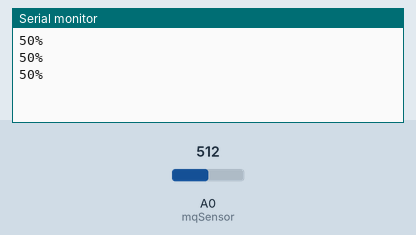
Simulated run of this sketch. Board: Arduino Uno, built with avr-gcc and run on an emulated ATmega328P. Shown: the last lines printed to the serial monitor. Inputs (shaded band) come from the test bench; at power-on: A0 (mqSensor) = 512.

Above: at 1.3 s.
1.4 s: A0 (mqSensor) set to 716
At 1.9 s:
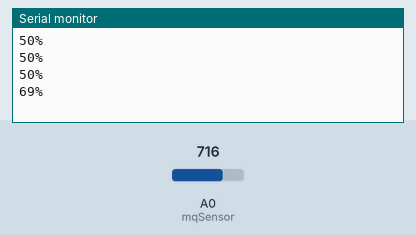
2.9 s: A0 (mqSensor) set to 900
At 3.4 s:
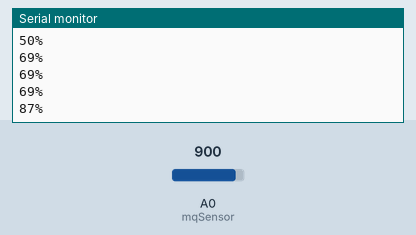
Timing chart, 0 to 5.9 s (numbered marks = the images above; inputs shaded):
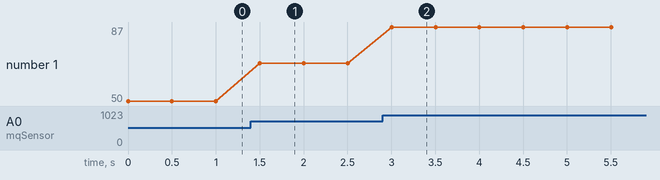

The sketch:

MQ2.ino
```cpp
int mqSensor = A0;
int Gaslevel;
int gasPercentage;

void sendSensor(){
  Gaslevel = analogRead(mqSensor);
gasPercentage = map(Gaslevel, 0, 1023, 0, 100);
Serial.print(gasPercentage);Serial.println('%');
}

void setup() {
  Serial.begin(115200);
  pinMode(mqSensor, INPUT);

}

void loop() {
sendSensor();
delay(500);
}
```

Measured:
- after the input at 1.4 s, the serial monitor: prints a new line after 0.10 s (image 1)
- after the input at 2.9 s, the serial monitor: prints a new line after 0.10 s (image 2)
- plotted number 1: 50 → 69 after the input at 1.4 s, 69 → 87 after the input at 2.9 s
